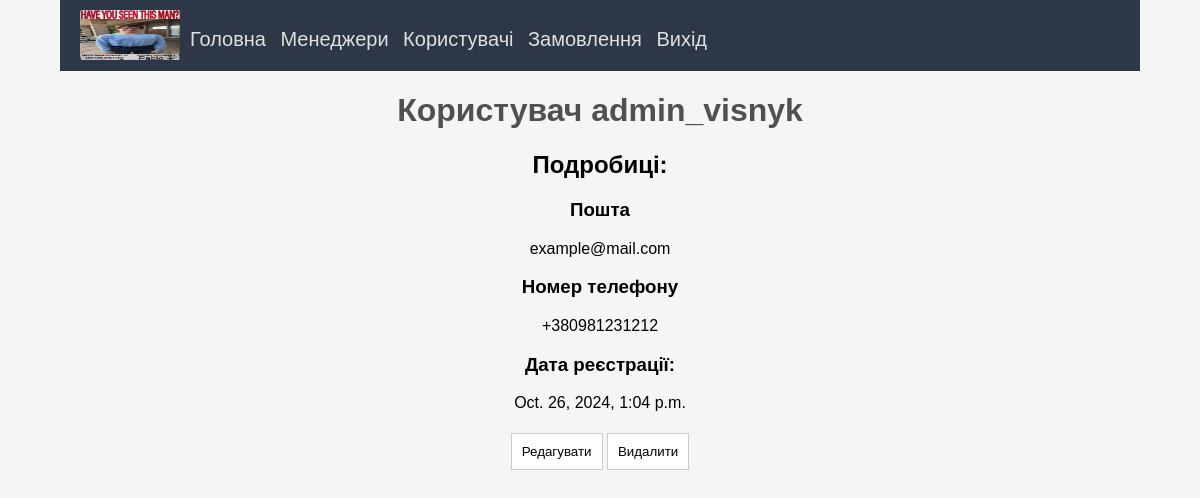
Page /configuration/users/1/ (signed in) on the committed database.
### admin_panel/models.py (models this page shows)
class User(AbstractUser):
    number = PhoneNumberField('phone_number')

### admin_panel/modules/users/src.py (the view)
# urls.py: path('users/<int:id>/', User_Details.as_view(), name='user')
class User_Details(LoginRequiredMixin, UserPassesTestMixin, View):
    def test_func(self):
        return self.request.user.is_staff
    def get(self, request, id):
        user = User.objects.get(pk=id)
        context = {'user': user}
        return render(request, 'adminpanel/user_details.html', context)

### admin_panel/templates/adminpanel/user_details.html (shortened to what this page needs)
{% load static %}
{% include "adminpanel/header.html" %}
<!DOCTYPE html>
<html lang="en">
<head>
    <link rel="stylesheet" href="{% static 'styles/styles.css' %}">
</head>
<body>
    <h1>Користувач {{ user.username }}</h1>
    <h2>Подробиці:</h2>
    <h3>Пошта</h3>
    <p>{{ user.email }}</p>
    <h3>Номер телефону</h3>
    <p>{{ user.number }}</p>
    <h3>Дата реєстрації:</h3>
    <p>{{ user.date_joined }} {{ user.user.date_joined }}</p>
    <button class="item"><a href="">Редагувати</a></button>
    <button class="item"><a href="">Видалити</a></button>
</body>
</html>

### admin_panel/static/styles/styles.css (style rules this page uses)
body { width: 90%; margin: 0 auto; padding: 0; font-family: Arial, Helvetica, sans-serif; background-color: rgb(245, 245, 245); text-align: center; }
a { text-decoration: none; color: black; }
h1, label { text-align: center; color: rgb(80, 80, 80); }
.item, #id_category { display: inline-block; padding: 10px; margin-top: 5px; margin-bottom: 5px; border: 1px solid #ccc; background-color: white; }

### rows in the picture
User: username "admin_visnyk", email "example@mail.com", number "+380981231212", date_joined "Oct. 26, 2024, 1:04 p.m."
